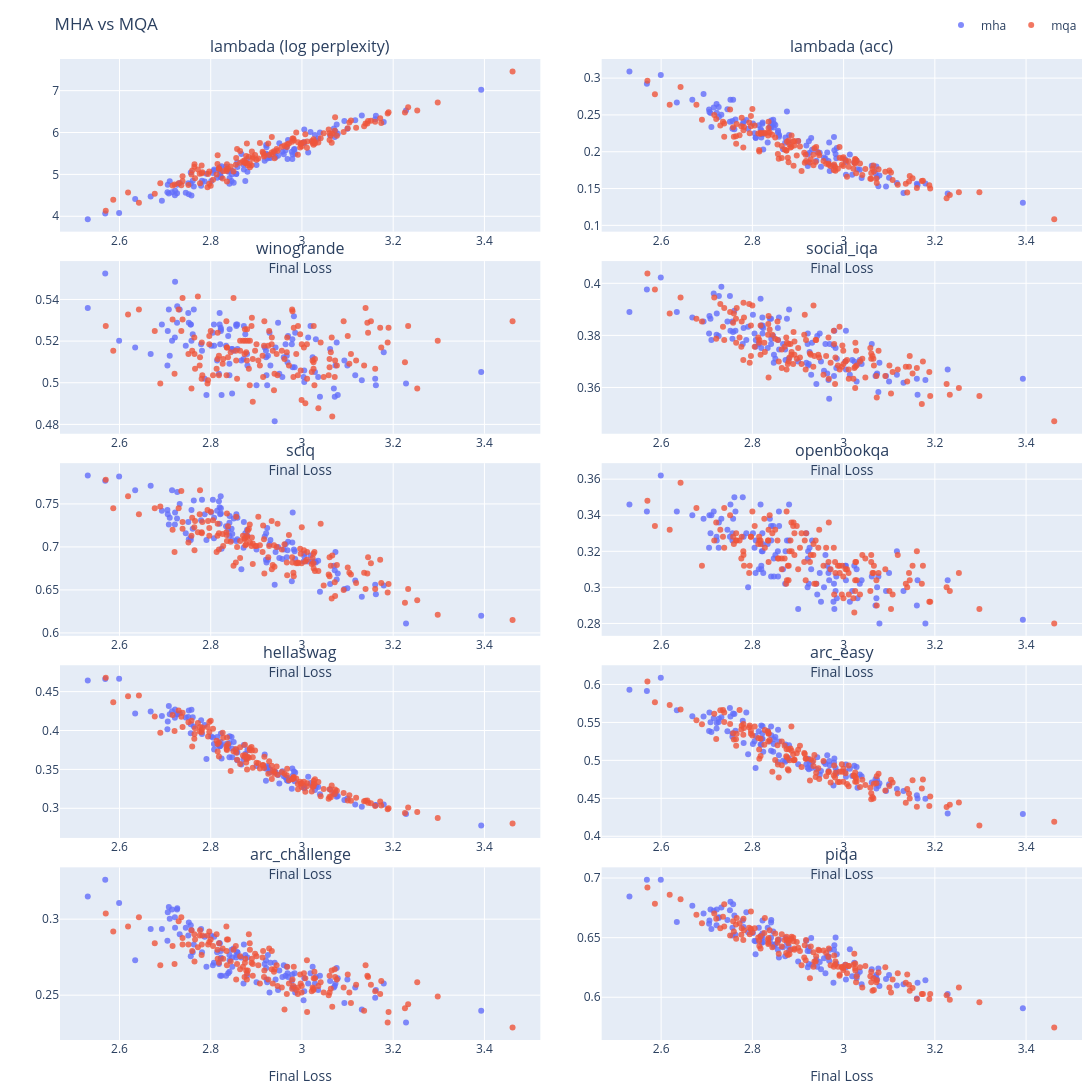

Notebook code cell kept with this figure:
### Code cell
def mha_mqa_group(row):
    kv_heads = row["config/common"]["kv_heads"]
    return "mqa" if kv_heads == 1 else "mha"

plot_df = joint_tasks_plot_fetch(df, task_keys, group_fn=mha_mqa_group)

plot_df.to_csv('tmp.csv')
print("saved")
plot_joint_tasks(plot_df, task_keys, plot_title="MHA vs MQA")
